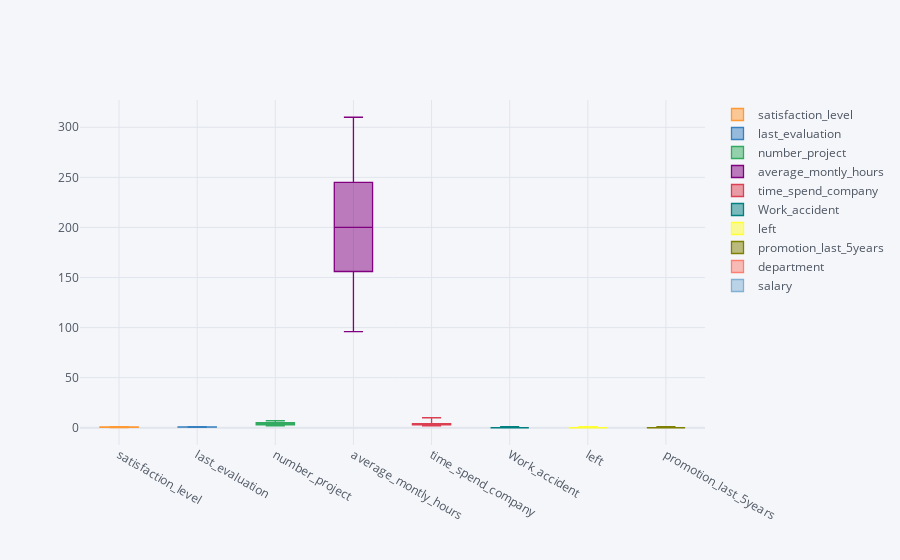

Write notebook code for a chart like this one.
### Code cell
df.iplot(kind = 'box')

### Figure 1 — Plotly figure (JSON) as saved in the notebook; plotly's stock layout.template omitted (floating-point values rounded to 4 significant figures; data arrays with more than 128 entries replaced by an {"elided": "..."} marker saying what was removed)
{"data": [{"boxpoints": false, "line": {"width": 1.3}, "marker": {"color": "rgba(255, 153, 51, 1.0)"}, "name": "satisfaction_level", "orientation": "v", "type": "box", "y": {"elided": "14999 float values"}}, {"boxpoints": false, "line": {"width": 1.3}, "marker": {"color": "rgba(55, 128, 191, 1.0)"}, "name": "last_evaluation", "orientation": "v", "type": "box", "y": {"elided": "14999 float values"}}, {"boxpoints": false, "line": {"width": 1.3}, "marker": {"color": "rgba(50, 171, 96, 1.0)"}, "name": "number_project", "orientation": "v", "type": "box", "y": {"elided": "14999 int values"}}, {"boxpoints": false, "line": {"width": 1.3}, "marker": {"color": "rgba(128, 0, 128, 1.0)"}, "name": "average_montly_hours", "orientation": "v", "type": "box", "y": {"elided": "14999 int values"}}, {"boxpoints": false, "line": {"width": 1.3}, "marker": {"color": "rgba(219, 64, 82, 1.0)"}, "name": "time_spend_company", "orientation": "v", "type": "box", "y": {"elided": "14999 int values"}}, {"boxpoints": false, "line": {"width": 1.3}, "marker": {"color": "rgba(0, 128, 128, 1.0)"}, "name": "Work_accident", "orientation": "v", "type": "box", "y": {"elided": "14999 int values"}}, {"boxpoints": false, "line": {"width": 1.3}, "marker": {"color": "rgba(255, 255, 51, 1.0)"}, "name": "left", "orientation": "v", "type": "box", "y": {"elided": "14999 int values"}}, {"boxpoints": false, "line": {"width": 1.3}, "marker": {"color": "rgba(128, 128, 0, 1.0)"}, "name": "promotion_last_5years", "orientation": "v", "type": "box", "y": {"elided": "14999 int values"}}, {"boxpoints": false, "line": {"width": 1.3}, "marker": {"color": "rgba(251, 128, 114, 1.0)"}, "name": "department", "orientation": "v", "type": "box", "y": {"elided": "14999 str values"}}, {"boxpoints": false, "line": {"width": 1.3}, "marker": {"color": "rgba(128, 177, 211, 1.0)"}, "name": "salary", "orientation": "v", "type": "box", "y": {"elided": "14999 str values"}}], "layout": {"legend": {"bgcolor": "#F5F6F9", "font": {"color": "#4D5663"}}, "paper_bgcolor": "#F5F6F9", "plot_bgcolor": "#F5F6F9", "title": {"font": {"color": "#4D5663"}}, "xaxis": {"gridcolor": "#E1E5ED", "showgrid": true, "tickfont": {"color": "#4D5663"}, "title": {"font": {"color": "#4D5663"}, "text": ""}, "zerolinecolor": "#E1E5ED"}, "yaxis": {"gridcolor": "#E1E5ED", "showgrid": true, "tickfont": {"color": "#4D5663"}, "title": {"font": {"color": "#4D5663"}, "text": ""}, "zerolinecolor": "#E1E5ED"}}}
